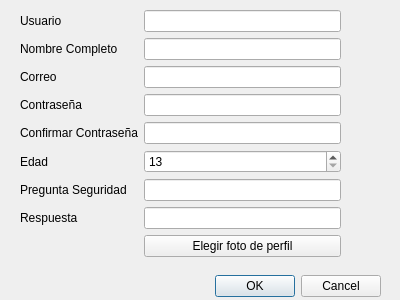
<?xml version="1.0" encoding="UTF-8"?>
<ui version="4.0">
 <class>RegisterDialog</class>
 <widget class="QDialog" name="RegisterDialog">
  <property name="geometry">
   <rect>
    <x>0</x>
    <y>0</y>
    <width>400</width>
    <height>300</height>
   </rect>
  </property>
  <property name="windowTitle">
   <string>Dialog</string>
  </property>
  <property name="styleSheet">
   <string notr="true">QDialog{
    background-image: url(&quot;:/img/register_bg2.jpg&quot;);
    background-repeat: no-repeat;
    background-position: center;
}
</string>
  </property>
  <widget class="QDialogButtonBox" name="buttonBox">
   <property name="geometry">
    <rect>
     <x>40</x>
     <y>270</y>
     <width>341</width>
     <height>32</height>
    </rect>
   </property>
   <property name="orientation">
    <enum>Qt::Orientation::Horizontal</enum>
   </property>
   <property name="standardButtons">
    <set>QDialogButtonBox::StandardButton::Cancel|QDialogButtonBox::StandardButton::Ok</set>
   </property>
  </widget>
  <widget class="QWidget" name="formLayoutWidget">
   <property name="geometry">
    <rect>
     <x>20</x>
     <y>10</y>
     <width>321</width>
     <height>251</height>
    </rect>
   </property>
   <layout class="QFormLayout" name="formLayout">
    <item row="0" column="0">
     <widget class="QLabel" name="usuarioLabel">
      <property name="text">
       <string>Usuario</string>
      </property>
     </widget>
    </item>
    <item row="0" column="1">
     <widget class="QLineEdit" name="userLineEdit"/>
    </item>
    <item row="1" column="0">
     <widget class="QLabel" name="nombreCompletoLabel">
      <property name="text">
       <string>Nombre Completo</string>
      </property>
     </widget>
    </item>
    <item row="1" column="1">
     <widget class="QLineEdit" name="nameLineEdit"/>
    </item>
    <item row="2" column="0">
     <widget class="QLabel" name="correoLabel">
      <property name="text">
       <string>Correo</string>
      </property>
     </widget>
    </item>
    <item row="2" column="1">
     <widget class="QLineEdit" name="emailLineEdit"/>
    </item>
    <item row="3" column="0">
     <widget class="QLabel" name="contraseALabel">
      <property name="text">
       <string>Contraseña</string>
      </property>
     </widget>
    </item>
    <item row="3" column="1">
     <widget class="QLineEdit" name="passLineEdit">
      <property name="echoMode">
       <enum>QLineEdit::EchoMode::Password</enum>
      </property>
     </widget>
    </item>
    <item row="4" column="0">
     <widget class="QLabel" name="confirmarContraseALabel">
      <property name="text">
       <string>Confirmar Contraseña</string>
      </property>
     </widget>
    </item>
    <item row="4" column="1">
     <widget class="QLineEdit" name="confirmLineEdit">
      <property name="echoMode">
       <enum>QLineEdit::EchoMode::Password</enum>
      </property>
     </widget>
    </item>
    <item row="5" column="0">
     <widget class="QLabel" name="edadLabel">
      <property name="text">
       <string>Edad</string>
      </property>
     </widget>
    </item>
    <item row="5" column="1">
     <widget class="QSpinBox" name="ageSpin">
      <property name="minimum">
       <number>13</number>
      </property>
     </widget>
    </item>
    <item row="6" column="0">
     <widget class="QLabel" name="preguntaSeguridadLabel">
      <property name="text">
       <string>Pregunta Seguridad</string>
      </property>
     </widget>
    </item>
    <item row="6" column="1">
     <widget class="QLineEdit" name="secQLineEdit"/>
    </item>
    <item row="7" column="0">
     <widget class="QLabel" name="respuestaLabel">
      <property name="text">
       <string>Respuesta</string>
      </property>
     </widget>
    </item>
    <item row="7" column="1">
     <widget class="QLineEdit" name="secALineEdit"/>
    </item>
    <item row="8" column="1">
     <widget class="QPushButton" name="browseAvatarButton">
      <property name="text">
       <string>Elegir foto de perfil</string>
      </property>
     </widget>
    </item>
   </layout>
  </widget>
  <widget class="QLabel" name="avatarPreview">
   <property name="geometry">
    <rect>
     <x>50</x>
     <y>250</y>
     <width>64</width>
     <height>64</height>
    </rect>
   </property>
   <property name="text">
    <string/>
   </property>
   <property name="scaledContents">
    <bool>true</bool>
   </property>
  </widget>
 </widget>
 <resources/>
 <connections>
  <connection>
   <sender>buttonBox</sender>
   <signal>accepted()</signal>
   <receiver>RegisterDialog</receiver>
   <slot>accept()</slot>
   <hints>
    <hint type="sourcelabel">
     <x>248</x>
     <y>254</y>
    </hint>
    <hint type="destinationlabel">
     <x>157</x>
     <y>274</y>
    </hint>
   </hints>
  </connection>
  <connection>
   <sender>buttonBox</sender>
   <signal>rejected()</signal>
   <receiver>RegisterDialog</receiver>
   <slot>reject()</slot>
   <hints>
    <hint type="sourcelabel">
     <x>316</x>
     <y>260</y>
    </hint>
    <hint type="destinationlabel">
     <x>286</x>
     <y>274</y>
    </hint>
   </hints>
  </connection>
 </connections>
</ui>
